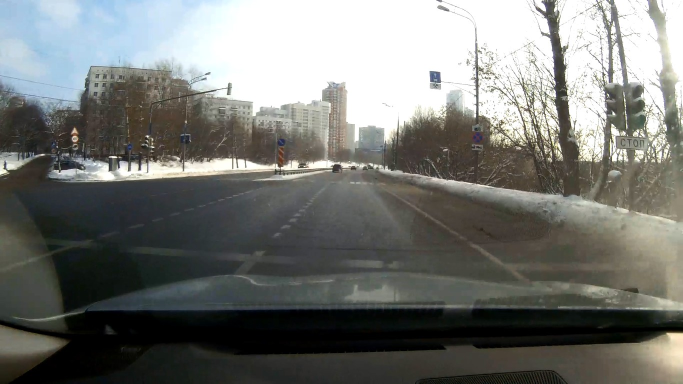
//> input picture testdata/bscap0000.jpg, 1366 x 768 px (shown at 1/2 size)
$ ./lab02 ../../testdata/bscap0000.jpg   (built with g++ and OpenCV 4)
//> lines starting //> are read from the running program, lines starting //| are printed output that depends on the picture
#include <opencv2\opencv.hpp>
#include <vector>
#include <string>

using namespace cv;

class ImageFiltering
{

public:
	ImageFiltering() {};
	~ImageFiltering() {};
	void show();

	void readIMage(Mat img);
	void LaplacianFilter(int kSize)
	{
		Mat temp;
		temp = m_changedImage;
		int kSize_ = 2 * kSize + 1;

		Laplacian(temp, m_changedImage, CV_16S, kSize_);
	}
	void BilateralFilter(int sigma)
	{
		Mat temp;
		int diameter = 5;

		bilateralFilter(m_changedImage, temp, diameter, sigma, sigma);
		temp.copyTo(m_changedImage);
	}

	void PublicVectorMedianFilter(const int coreSize)
	{
		VectorMedianFilter(coreSize);
		//неправильно, потому что разбирается исходная картинка
		merge(vec_picture_channels, m_changedImage);
	}

	Mat GetChangedImage() const
	{
		return m_changedImage;
	}

private:
	static void on_trackbar_lapl(int kSize, void* param);
	static void on_trackbar_blur(int coreSize, void* param);
	static void on_trackbar_bilateral_sigma(int sigma, void * param);

	void VectorMedianFilter(const int coreSize);
	void getSupportRegion(int x, int y);

	void filterPixel(int x, int y);
	double aggregateDistance(int* pixel);
	double evclid_distance(int* pixel, int numberPixelInCore);

private:
	static String wndTitle;
	Mat img_src;
	Mat m_changedImage;

	int center{ 0 };
	int radius{ 0 };

	std::vector<Mat> in_picture_channels;
	std::vector<Mat> vec_picture_channels;
	std::vector<std::vector<int>> supportRegion;

};

void main(int argc, char* argv[])
{
	String image_path(1 < argc ? argv[1] : "../../../testdata/wSB0i6VBFvw.jpg");
	Mat img_src(imread(image_path));
//> img_src is the input picture: 768 rows x 1366 cols, CV_8UC3; mean B, G, R 115, 118.7, 117
	ImageFiltering app;

	app.readIMage(img_src);


	if (argc > 3) //in this case image save
	{
		for (int i = 2; i < argc - 1; i += 2)
		{
			String filter{ argv[i] };
			int param{ 0 };

			std::stringstream CharToInt;
			CharToInt.str(argv[i + 1]);
			CharToInt >> param;

			if ("-l" == filter)
			{
				app.LaplacianFilter(param);
			}
			else if ("-v" == filter)
			{
				app.PublicVectorMedianFilter(param);
			}
			else if ("-b" == filter)
			{
				app.BilateralFilter(param);
			}
			else
			{
				std::cout << "error key!\n";
				break;
			}
		}

		//new image create near sourse image
		//new image has name filtered_[sourse image name]
		std::string newFilePath{ image_path };
		size_t pos = newFilePath.rfind(92);
		++pos;

		std::string insertedStr = "filtered_";
		newFilePath.insert(pos, insertedStr);

		imwrite(newFilePath, app.GetChangedImage());
	}
	else app.show();


	waitKey();
}

String ImageFiltering::wndTitle("lab02");

void ImageFiltering::show()
{
	namedWindow(wndTitle, 1);
	createTrackbar("Laplacian(kSize):", wndTitle, 0, 10, on_trackbar_lapl, this);
//> slider 'Laplacian(kSize):' is set to 2
	createTrackbar("Vectorfilter", wndTitle, 0, 1, on_trackbar_blur, this);
//> slider 'Vectorfilter' is set to 1
	createTrackbar("sigma(bil)", wndTitle, 0, 150, on_trackbar_bilateral_sigma, this);
//> slider 'sigma(bil)' is set to 50

	imshow(wndTitle, img_src);
}

void ImageFiltering::readIMage(Mat img)
{
	img.copyTo(img_src);
	img.copyTo(m_changedImage);
}

void ImageFiltering::on_trackbar_lapl(int kSize, void* param)
{
//> called with kSize = 2
	ImageFiltering& app(*reinterpret_cast<ImageFiltering*>(param));
	Mat lap;
	int kSize_ = 2 * kSize + 1;
	Laplacian(app.img_src, lap, CV_16S, kSize_);
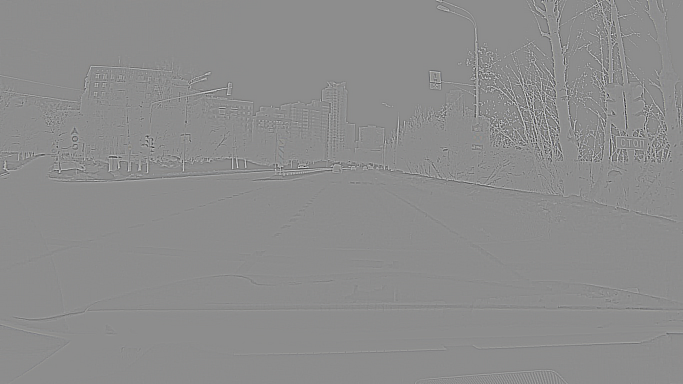
//> lap: 768 rows x 1366 cols, CV_16SC3 (shown at 1/2 size); mean B, G, R 0, 0, 0; drawn with min black and max white
	imshow(wndTitle, lap);
}

void ImageFiltering::on_trackbar_blur(const int coreSize, void * param)
{
	ImageFiltering& app(*reinterpret_cast<ImageFiltering*>(param));
	Mat blur_;

	app.VectorMedianFilter(coreSize);
	merge(app.vec_picture_channels, blur_);
	imshow(wndTitle, blur_);
}

void ImageFiltering::on_trackbar_bilateral_sigma(int sigma, void * param)
{
	ImageFiltering& app(*reinterpret_cast<ImageFiltering*>(param));
	Mat bilateral;

	int diameter = 7;

	bilateralFilter(app.img_src, bilateral, diameter, sigma, sigma);
	imshow(wndTitle, bilateral);
}

void ImageFiltering::getSupportRegion(int x, int y)
{
	// fill 'supportRegion' for current mask position
	// pass through the pixels around (x, y) and initialize the vector array
	for (int i = 0; i < radius; i++)
	{
		int xi = x + i - center;
		for (int j = 0; j < radius; j++)
		{
			int yj = y + j - center;

			std::vector<int> temp;
			for (int ch = 0; ch < in_picture_channels.size(); ++ch)
			{
				temp.push_back(in_picture_channels[ch].at<unsigned char>(xi, yj));
			}
			supportRegion.push_back(temp);
		}
	}
}

double ImageFiltering::evclid_distance(int* pixel, int numberPixelInCore)
{
	double sum = 0.0;
	double distance{ 0 };

	for (int ch = 0; ch < in_picture_channels.size(); ch++)
	{
		distance = pixel[ch] - supportRegion[numberPixelInCore][ch];
		sum = sum + pow(distance, 2);
	}
	return sqrt(sum);
}

double ImageFiltering::aggregateDistance(int* pixel)
{
	double distance{ 0 };
	int numberPixelInCore{ 0 };

	for (int i = 0; i < pow(radius, 2); i++)
	{
		distance += evclid_distance(pixel, numberPixelInCore);
		numberPixelInCore++;
	}

	return distance;
}

void ImageFiltering::filterPixel(int x, int y)
{
	int* centralPixel = new int[in_picture_channels.size()];

	supportRegion.clear();
	getSupportRegion(x, y);

	double minDistance = DBL_MAX;
	int jMin = -1;


	for (int j = 0; j < pow(radius, 2); j++)
	{
		int* pixel = new int[in_picture_channels.size()];

		for (int i = 0; i < in_picture_channels.size(); i++)
		{
			pixel[i] = supportRegion[j][i];
		}

		double distance = aggregateDistance(pixel);

		if (distance < minDistance)
		{
			jMin = j;
			minDistance = distance;
		}
	}

	for (int i = 0; i < in_picture_channels.size(); i++)
	{
		vec_picture_channels[i].at<unsigned char>(x, y) = supportRegion[jMin][i];
	}
}

void ImageFiltering::VectorMedianFilter(const int coreSize)
{
//> called with coreSize = 1
	center = coreSize;
	radius = 2 * coreSize + 1;
	// при
	in_picture_channels.resize(m_changedImage.channels());
	split(m_changedImage, in_picture_channels);
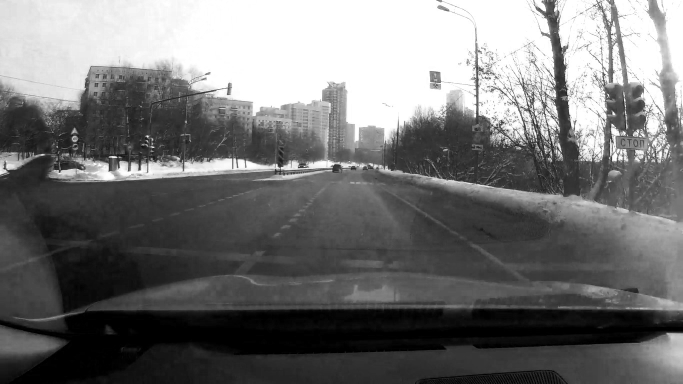
//> in_picture_channels[0]: 768 rows x 1366 cols, CV_8UC1 (shown at 1/2 size); min 0, max 255, mean 115
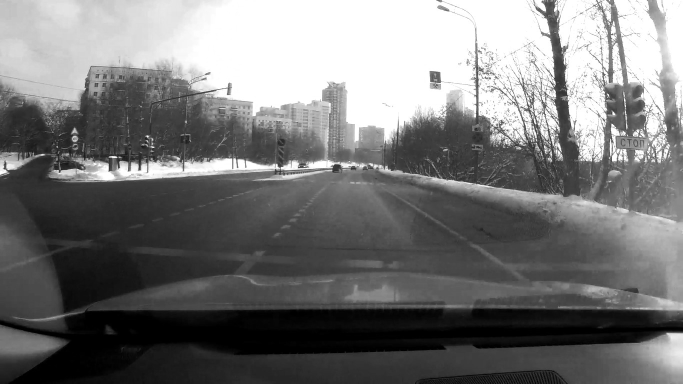
//> in_picture_channels[1]: 768 rows x 1366 cols, CV_8UC1 (shown at 1/2 size); min 0, max 255, mean 118.7
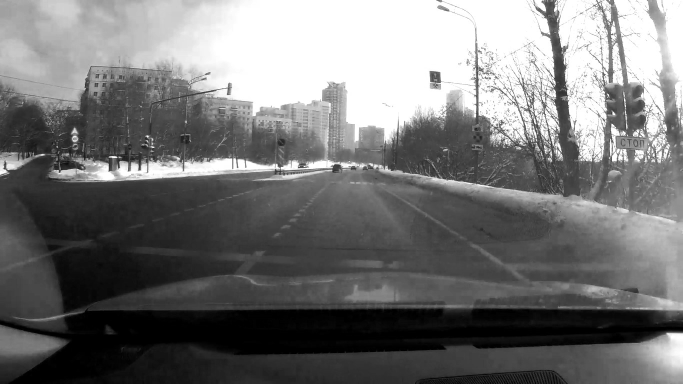
//> in_picture_channels[2]: 768 rows x 1366 cols, CV_8UC1 (shown at 1/2 size); min 0, max 255, mean 117
	split(m_changedImage, vec_picture_channels);

	for (double x = center; x < m_changedImage.rows - center; x++)
	{
		for (int y = center; y < m_changedImage.cols - center; y++)
		{
			filterPixel(x, y);
		}
		// to show percent of done
		std::cout << round(100 * x / img_src.rows) << "%\n";
	}
	std::cout << "Vector Median Filtering done\n";
}
